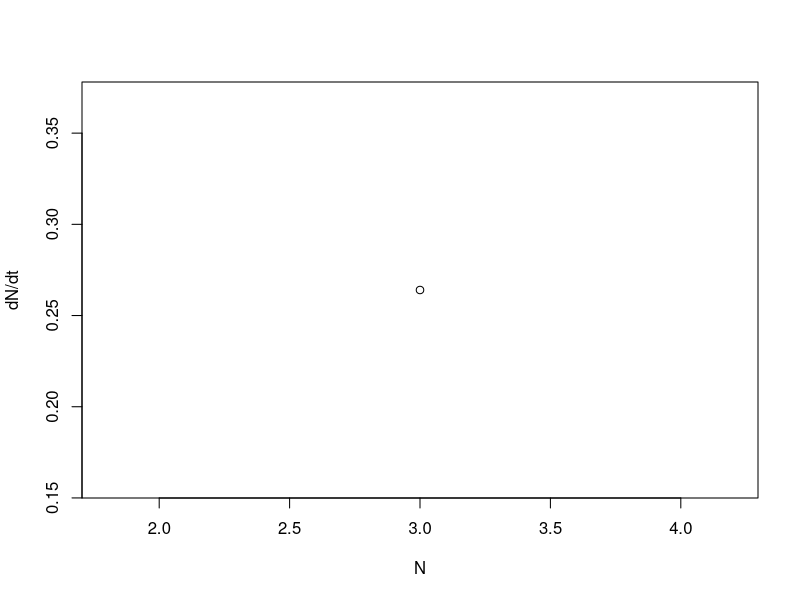
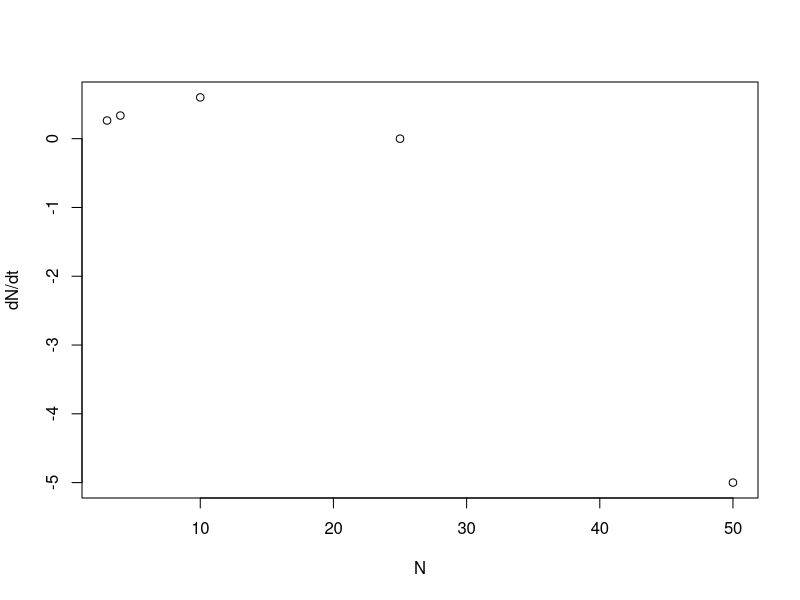
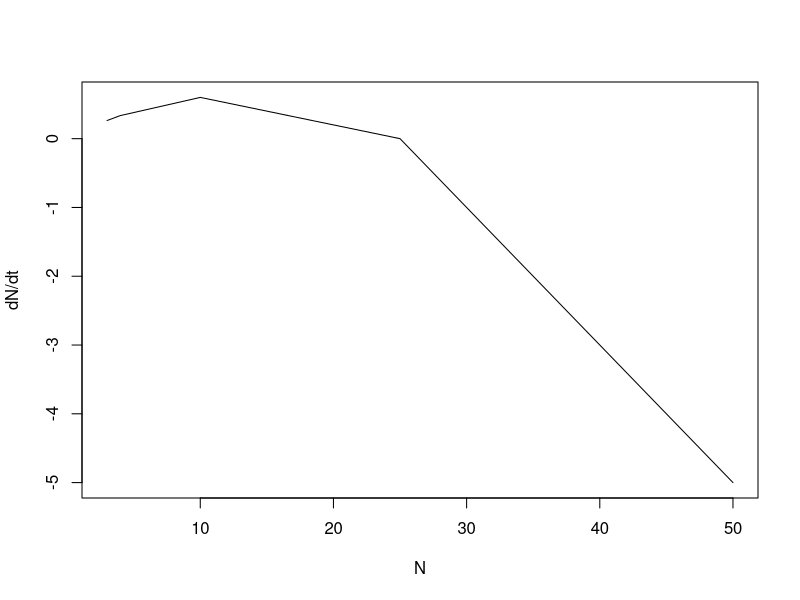

These charts were generated, in order, by the following R code: (Note: this script raises an error after producing the figures.)
#You insist that there is something that a machine can't do. If you will tell me precisely what it is that a machine cannot do, then I can always make a machine which will do just that. Jon von Neumann#

########################################################
######### CANINE DISTEMPER VIRUS IN SEA LIONS ##########
########################################################

#******************************************************#
#                       INDEX                          #
#******************************************************#
#     1. Functions in R                                #
#         1.1. Deterministic logistic growth           #
#         1.2. Plotting multiple values of a parameter #
#         1.3. Plotting N ~ t                          #
#           1.3.1. Deterministic                       #
#           1.3.2. Stochasitc                          #
#     2. Functions in discrete space                   #
#         2.1. Isolated populations                    #
#           2.1.1. One dimension                       #
#          *2.1.2. Two dimensions                      #
#         2.2. Connected populations                   #
#           2.1.1. One dimension                       #
#           2.1.2. Two dimensions                      #
#     3. Plotting in continuous space                  #
#                                                      #
#  * finished up to here                               #
#******************************************************#


#******************************************************#
#*************** 1. Functions in R ********************#
#******************************************************#

	#1.1. Deterministic logistic growth rate (dN/dt)
		# Quick note: entries within the parentheses are refered to as "arguments" and "variable" whereas the entries within the braces are "expressions."
		lg <- function(Nt = 10 , r = 0.1 , K = 25){
			Nt*r*(1-(Nt/K))
		}

	#1.2. Plotting multiple values of a parameter
		#1.2.1. One variable value, unvaried
			#Here's one point, sort of unecessary
			N.samp <- 3
			lg()
			lg(Nt = N.samp)
			plot(x = N.samp , y = lg(Nt = N.samp) , ylab = "dN/dt" , xlab = "N")

		#1.2.2. Value from varying one parameter
			#Plotting multiple values of Nt can be done with creating a list of values
			N.samp <- c(3 , 4 , 10 , 25 , 50)
			plot(N.samp , lg(Nt = N.samp) , ylab = "dN/dt" , xlab = "N")
			plot(N.samp , lg(Nt = N.samp) , ylab = "dN/dt" , xlab = "N" , type = "l")
	
			#or
			start <- proc.time()
			N.samp <- seq(from = 0 , to = 25 , by = 0.000001)
			plot(N.samp , lg(Nt = N.samp) , ylab = "dN/dt" , xlab = "N" , type = "l")
			proc.time()-start # by = 10^c(1:-6), takes 0.051 , 0.048 , 0.077 , 0.096 , 0.083 , 0.276 , 2.167 , 15.243

			#or, a more effective way
			start <- proc.time()
			curve(lg(Nt = x) , from = 0 , to = 25)
			proc.time() - start #smoother graph, contiuous, and only 0.049 seconds
	
			#The whole "time" thing may seem unncessary at this step, but remember that this is also an incredibly simple function and we easily had a 2- and 15-second runtimes of a simple 2-dimensional x-y plot.  This is important because once we have (i) more complicated models (ii) and a 3-dimensional x-y-z plot (x and y are coordinates and z is the value at the coordinate), the times become multiplied, and notice that the computiational time is exponential--that's not good.

			#Just as an example to make sure that the points and the curve match up
			N.samp <- c(3 , 4 , 10 , 25 , 50)
			curve(lg(Nt = x) , from = 0 , to = 25 , ylab = "dN/dt" , xlab = "N")
			points(N.samp , (lg(Nt = N.samp)))

		#1.2.3. Value from varying two parameters
			#We already varied Nt, now we'll vary r
			r.vec <- seq(1,5,.1)
			elements <- length(r.vec)
			curve(lg(Nt = x , r = r.vec[elements]) , type = "n" , from = 0 , to = 25 , xlab = "N" , ylab = "dN/dx")
			for (i in 1:length(r.vec)){
				curve(lg(Nt = x , r = r.vec[i]) , from = 0 , to = 25 , add = T , col = rainbow(elements)[i])
			}

	#1.3. Finding N for logistic function
		#Good coding practices do not include "magic numbers."  These are numbers that are inserted into code without description.  Assigning values as objects like below is a better practice because you can remember their role in the model.
		#1.3.1. Finding N for logistic function
			K <- 50
			r <- 0.2
			t <- 100
			N0 <- 0.1
			N <- numeric(t)
			N[1]
			N[1] <- N0
			N
			for (i in 2:t){
				N[i] <- lg(Nt = N[i-1] , r = r , K = K) + N[i-1]
			}
			plot(1:t , N , type = "l" , xlab = "Time" , ylab = "N" , lwd = 2 , col = "blue")
			abline(h = K , col = "red" , lty = 2)

		#1.3.2. Finding N for stochastic logistic function (same as above, but with variance [sigma] added)
			K <- 50
			r <- 0.2
			t <- 100
			sigma <- 0.5
			N0 <- 10 #raising N0 from 1.3.1. so pop size doesn't become negative
			N <- numeric(t)
			N[1]
			N[1] <- N0
			N
			for (i in 2:t){
				N[i] <- lg(Nt = N[i-1] , r = r , K = K) + N[i-1] + rnorm(1 , 0 , sigma)
			}
			plot(1:t , N , type = "l" , xlab = "Time" , ylab = "N" , lwd = 2 , col = "blue")
			abline(h = K , col = "red" , lty = 2)


#******************************************************#
#********* 2. Functions in discrete space *************#
#******************************************************#
	 #2.1. Isolated populaitons
		#2.1.1. One dimension
			x <- 10
			z <- N0 <- 5
			t <- time <- 50
			seed <- 20
			onedim <- array(data = NA , dim = c(x,t))
			onedim[,1] <- z
			onedim[5,1] <- seed
			K <- 50
			r <- 0.2
			sigma <- 0.75
			onedim #the sincle time filled in (N0) should be the first column, and include the seed at the 5th position

			#SIMULATE!
			for (i in 2:t){
				for (j in 1:x){
				onedim[j,i] <- lg(Nt = onedim[j,i-1] , r = r , K = K) + onedim[j,i-1] + rnorm(1 , 0 , sigma)
				}
			}
			onedim #NA, Inf, or -Inf?  If not, we're golden

			#Plot individual population sizes (grey), mean (blue), and the carrying capacity (K)
			plot(0 , type = "n" , xlim = c(1,t) , ylim = c(min(onedim) , max(onedim)))
			abline(h = K , col = "red" , lty = 2)
			for (i in 1:t){
			lines(1:t , onedim[i,] , col = "#50505050") #note the color is a rgb hex, so each two digit is red, green, blue, then a transparency value (I wanted them to be transparent, so I set it to 50 of the default 255)
			}
			lines(x = 1:t , y = apply(onedim , 2 , mean , na.rm = T) , col = "blue" , type = "l" , lwd = 2)
			#apply() above takes a vector and applies a function to it.  It also has an argument for dimention [in our case we wanted dimention 2, the column].  So we took the vector "onedim" and the mean of each column.

		#2.1.2. Two dimensions
			#Create a lattice
			x <- 10
			y <- 10
			z <- N0 <- 10
			t <- time <- 60
			lat <- array(data = NA , dim =  c(x,y,t))
			lat[,,1] <- z
	
			#Aside from time (t), fill in other parameters
			K <- 50
			r <- 0.2
			sigma <- 1.75
	
			#Simulate stochastic logistic growth at each node
			for (i in 2:t){
				for (j in 1:x){
					for (k in 1:y){
				lat[j,k,i] <- lg(Nt = lat[j,k,i-1] , r = r , K = K) + lat[j,k,i-1] + rnorm(1 , 0 , sigma)
					}
				}
			}
			lat
	
			#Plot all populations with mean atop as a function of time
			plot(0, type = "n" , xlim = c(0,t) , ylim = c(N0-sigma,K*1.25))
			for (i in 1:x){
			for (j in 1:y){
					lines(1:t , lat[i,j,] , type = "l" , col = "#50505025")
			}
			}
			abline(h = K , col = "red" , lty = 2)
			lines(1:t , apply(lat,3,mean) , col = "blue" , lwd = 2)

			#Graph results on a grid
			#Point size, use a cex ratio (1 is default) of individual point over the maximum: cex = lat[i,j,t]/max(lat[,,t])
			#color
			hotcool <- colorRampPalette(c("red" , "blue"))
			par(pin = c(4,4) , oma = rep(0,4)) #I locked the plot size with pin() within par().  par() allows you to change the settings of the display, like the margins, number of plots, etc.
			plot(1:x , 1:y , xlim = c(0,x+1) , ylim = c(0,y+1) , type = "n" , frame = F , axes = F , xlab = "" , ylab = "")
			for (i in 1:x){
			for (j in 1:y){
				points(j , x-i , col = hotcool(x*y)[lat[i,j,t]] , pch =15 , cex = 5)
			}
			}
			mtext("x",side = 1, line = 1)
			mtext("y",side = 2, line = 0 , las = 1)
			lat[,,t]

###~~~###~~~###~~~###~~~###~~~###~~~###~~~###~~~###~~~###~~~###
###~~~###                                             ###~~~###
###~~~###    beginning of my current working spot     ###~~~###
###~~~###                                             ###~~~###
###~~~###~~~###~~~###~~~###~~~###~~~###~~~###~~~###~~~###~~~###








	#2.2. Connected populations
			#2.2.1. First, one dimension, isolated popuations
				#2.2.2. One dimension, connected populations
					x <- 10
					z <- N0 <- 10
					t <- time <- 200
					seed <- 20
					onedim <- array(data = NA , dim = c(x,t))
					onedim[,1] <- z
					onedim[2,1] <- seed
					K <- 50
					r <- 0.2
					sigma <- 0
					for (i in 2:t){
						for (j in 2:(x-1)){
						onedim[j,i] <- lg(Nt = mean(onedim[c(j,j-1,j+1),i-1] , na.rm = T) , r = r , K = K) + onedim[j,i-1] + rnorm(1 , 0 , sigma)
						}
					}

		plot(0 , type = "n" , xlim = c(1,t) , ylim = c(0 , max(onedim , na.rm = T)) , ylab = "N" , xlab = "Time")
		abline(h = K , col = "red" , lty = 2)
		for (i in 1:t){
		points(1:t , onedim[i,] , type = "b" , col = rainbow(x)[i] , pch = paste(i) , cex = 0.5)
		}
		lines(x = 1:t , y = apply(onedim , 2 , mean , na.rm = T) , col = "blue" , type = "l" , lwd = 2)









###~~~###~~~###~~~###~~~###~~~###~~~###~~~###~~~###~~~###~~~###
###~~~###                                             ###~~~###
###~~~###~~~### end of my current working spot  ###~~~###~~~###
###~~~###                                             ###~~~###
###~~~###~~~###~~~###~~~###~~~###~~~###~~~###~~~###~~~###~~~###




		mlat <- array(data = NA , dim =  c(x,y,t))
		lat <- array(data = NA , dim =  c(x,y,t))
		lat[,,1] <- z
		mlat[,,1] <- z

		#Aside from time (t), fill in other parameters
		K <- 50
		r <- 0.2
		sigma <- 0.75

		#nearest-eight neighbor function

		#Aimulate stochastic logistic growth at each node
		for (i in 2:t){
			for (j in 1:x){
			for (k in 1:y){
			lat[j,k,i] <- lg(Nt = lat[j,k,i-1] , r = r , K = K) + lat[j,k,i-1] + rnorm(1 , 0 , sigma)

			mlat[j,k,i] <- lg(Nt = lat[j,k,i-1] , r = r , K = K*9) + lat[j,k,i-1] + rnorm(1 , 0 , sigma)


			}
			}
		}
		lat
		mlat


######################################################
##### Continuous dispersal on a discrete lattice #####
######################################################

	lat_disp <- function(pop , kernel , ...)
		{
			lattice_size <- dim(pop)
			new_pop <- array(0 , dim = lattice_size)
			for (i in 1:lattice_size[1])
				{
				for (j in 1:lattice_size[2])
					{
					N <- pop[i , j]
					dist<-kernel(N,...)
					theta<-runif(N,0,2*pi)
					x<-cos(theta)*dist
					y<-sin(theta)*dist
					for(k in 1:N)
						{
							x_ind<-(round(i+x[k])-1) %% lattice_size[1] + 1
							y_ind<-(round(j+y[k])-1) %% lattice_size[2] + 1
							new_pop[x_ind,y_ind]<-new_pop[x_ind,y_ind]+1
						}
					}
				}
			return(new_pop)
	}

	############## Run and plot #######################
	
	## Custom colour ramp
		colours <- c("light blue" , "yellow" , "red")
		cus_col <- colorRampPalette(colors = colours , space = c("rgb" , "Lab"),interpolate = c("linear" , "spline"))

	## Initialize population array
		Time <- 100
		xx <- 50
		yy <- 50
		pop <- array(0 , dim = c(xx , yy , Time))
		pop[1 , 25 , 25] <- 10000
	
	### Normal Kernel ###
		par(mfrow = c(1 , 1))
		for(i in 2:Time)
			{
				image(pop[i-1,,],col=cus_col(100),xaxt='n',yaxt='n')
				pop[i,,]<-lat_disp(pop[i-1,,],kernel=rnorm,mean=0,sd=1)
			}
	 
	## Plot
		# png('normal_kern.png', width = 800, height = 800)
		par(mfrow = c(3 , 3) , pty = "s", omi = c(0.1 , 0.1 , 0.5 , 0.1),mar=c(1 , 0 , 1 , 0))
		times <- c(round(((Time/9)*(1:9)) , digits = 0))
		for(i in times)
		image(pop[i-1,,],
		col=cus_col(100),
		xaxt='n',
		yaxt='n',
		useRaster=TRUE,
		main=paste("time =",i))		 
		mtext("Gaussian Kernel",outer=TRUE)
		# dev.off()
 
 
############################################################


#******************************************************#
#******** 3. Functions in continuous space ************#
#******************************************************#

